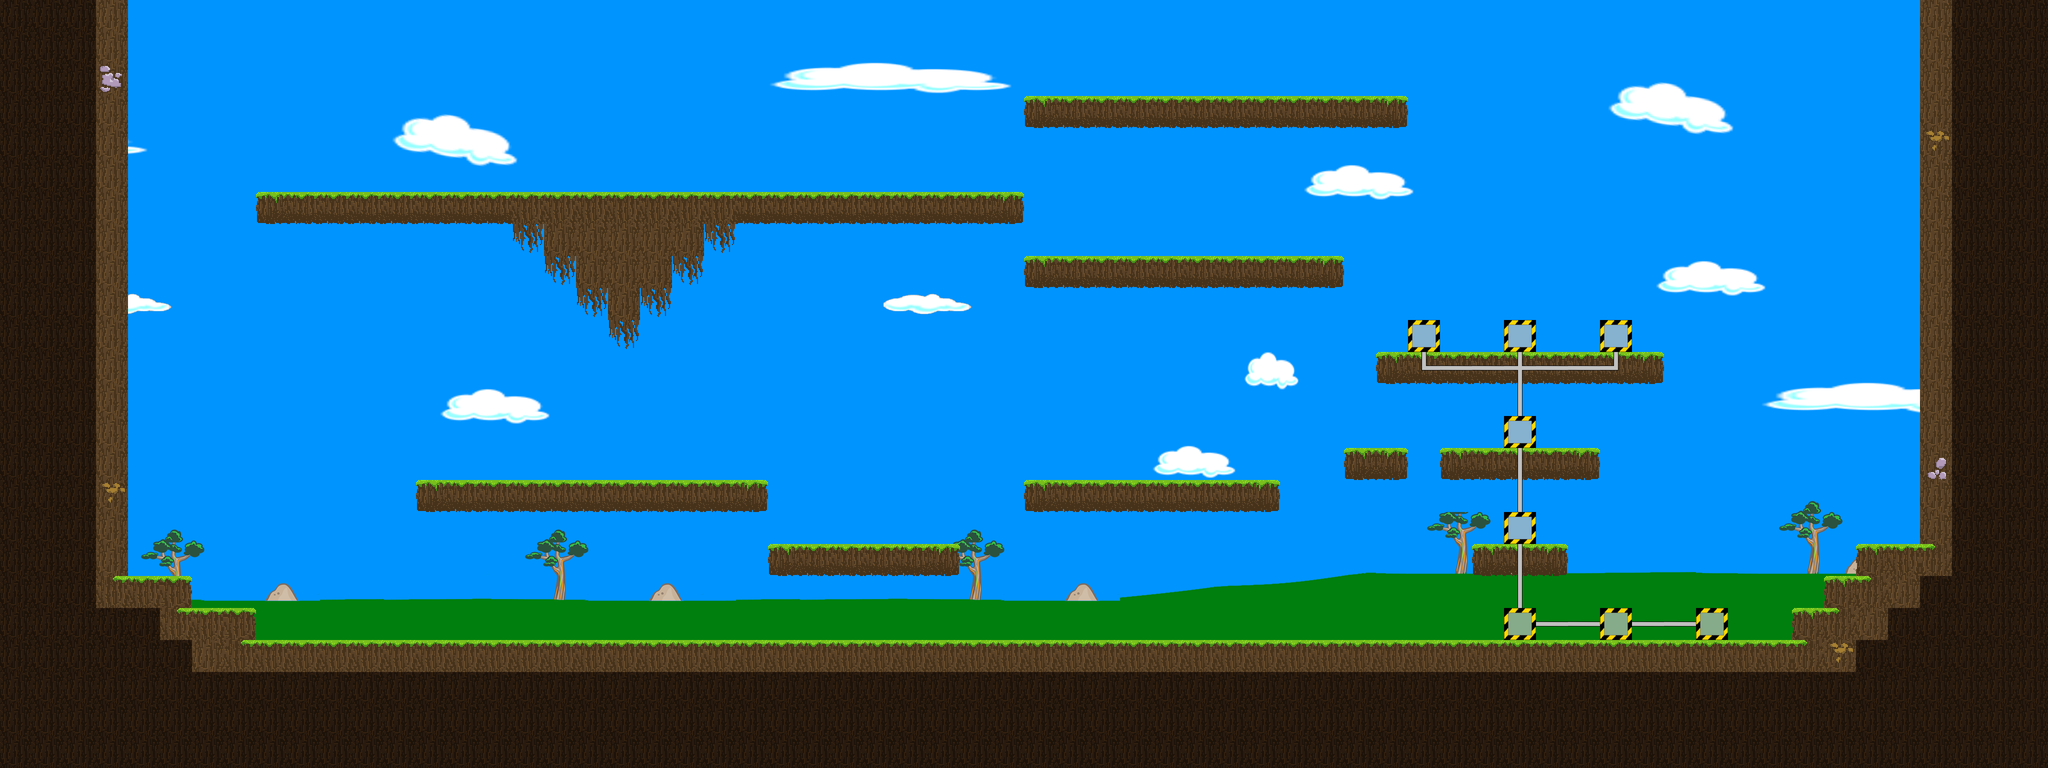

This game map was drawn from its Tiled (.tmx) file and the tilesets committed beside it. A one-line description and the trimmed map source follow:
An orthogonal 64x24 tile map with 64x64 px tiles, 7 tile layers (Hintergrund, Laufebene, Open Gate, Gate, ...), 7 tilesets.

<map version="1.0" orientation="orthogonal" renderorder="right-down" width="64" height="24" tilewidth="64" tileheight="64">
 <tileset firstgid="1" name="Hintergrund" tilewidth="64" tileheight="64">
  <image source="Hintergrund.png" trans="0000ff" width="2048" height="1024" />
 </tileset>
 <tileset firstgid="513" name="Rohre" tilewidth="64" tileheight="64">
  <image source="Rohre.png" trans="0000ff" width="256" height="256" />
 </tileset>
 <tileset firstgid="529" name="Metallobjekte" tilewidth="64" tileheight="64">
  <image source="Metallobjekte.png" trans="0000ff" width="256" height="256" />
 </tileset>
 <tileset firstgid="545" name="Maschinen" tilewidth="64" tileheight="64">
  <image source="Maschinen.png" trans="0000ff" width="256" height="256" />
 </tileset>
 <tileset firstgid="561" name="Laufebenen" tilewidth="64" tileheight="64">
  <image source="Laufebenen.png" trans="0000ff" width="256" height="256" />
 </tileset>
 <tileset firstgid="577" name="gate" tilewidth="64" tileheight="64">
  <image source="gate.png" trans="0000ff" width="256" height="256" />
 </tileset>
 <tileset firstgid="593" name="Ampeln" tilewidth="64" tileheight="64">
  <image source="Ampeln.png" trans="0000ff" width="128" height="128" />
 </tileset>
 <layer name="Hintergrund" width="64" height="24">
  <data>[1536 cells, 1536 non-empty, 420 distinct tile ids]</data>
 </layer>
 <layer name="Laufebene" width="64" height="24">
  <data>[1536 cells, 593 non-empty, 25 distinct tile ids]</data>
 </layer>
 <layer name="Open Gate" width="64" height="24">
  <data>[1536 cells, 0 non-empty, 0 distinct tile ids]</data>
 </layer>
 <layer name="Gate" width="64" height="24">
  <data>[1536 cells, 0 non-empty, 0 distinct tile ids]</data>
 </layer>
 <layer name="Pipes" width="64" height="24">
  <data>[1536 cells, 16 non-empty, 5 distinct tile ids]</data>
 </layer>
 <layer name="Ablagen" width="64" height="24">
  <data>[1536 cells, 8 non-empty, 1 distinct tile ids]</data>
 </layer>
 <layer name="Objektebene" width="64" height="24">
  <data>[1536 cells, 0 non-empty, 0 distinct tile ids]</data>
 </layer>
</map>
